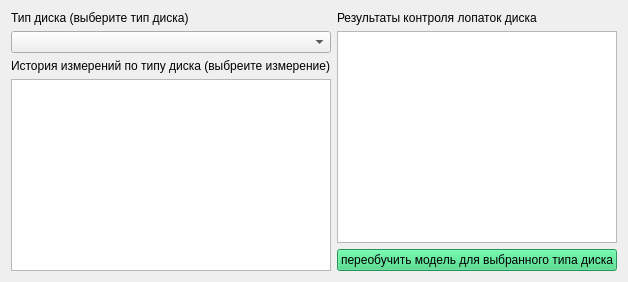
      <widget class="QWidget" name="model_training">
       <attribute name="title">
        <string>Обучение ИИ</string>
       </attribute>
       <layout class="QVBoxLayout" name="verticalLayout_9">
        <item>
         <layout class="QHBoxLayout" name="horizontalLayout_4">
          <item>
           <layout class="QVBoxLayout" name="verticalLayout_8">
            <item>
             <layout class="QVBoxLayout" name="verticalLayout_7">
              <item>
               <widget class="QLabel" name="mt_label_disk_type">
                <property name="text">
                 <string>Тип диска (выберите тип диска)</string>
                </property>
               </widget>
              </item>
              <item>
               <widget class="QComboBox" name="mt_disk_type"/>
              </item>
             </layout>
            </item>
            <item>
             <layout class="QVBoxLayout" name="verticalLayout_6">
              <item>
               <widget class="QLabel" name="mt_label_measurements">
                <property name="text">
                 <string>История измерений по типу диска (выбреите измерение)</string>
                </property>
               </widget>
              </item>
              <item>
               <widget class="QListWidget" name="mt_measurements"/>
              </item>
             </layout>
            </item>
           </layout>
          </item>
          <item>
           <layout class="QVBoxLayout" name="verticalLayout_5">
            <item>
             <widget class="QLabel" name="mt_label_blade_results_2">
              <property name="text">
               <string>Результаты контроля лопаток диска</string>
              </property>
             </widget>
            </item>
            <item>
             <widget class="QTableWidget" name="mt_blade_results">
              <property name="frameShadow">
               <enum>QFrame::Raised</enum>
              </property>
              <property name="sizeAdjustPolicy">
               <enum>QAbstractScrollArea::AdjustToContentsOnFirstShow</enum>
              </property>
              <property name="sortingEnabled">
               <bool>true</bool>
              </property>
              <attribute name="horizontalHeaderVisible">
               <bool>false</bool>
              </attribute>
              <attribute name="horizontalHeaderCascadingSectionResizes">
               <bool>true</bool>
              </attribute>
              <attribute name="horizontalHeaderHighlightSections">
               <bool>true</bool>
              </attribute>
              <attribute name="horizontalHeaderShowSortIndicator" stdset="0">
               <bool>true</bool>
              </attribute>
              <attribute name="horizontalHeaderStretchLastSection">
               <bool>true</bool>
              </attribute>
              <attribute name="verticalHeaderVisible">
               <bool>false</bool>
              </attribute>
              <attribute name="verticalHeaderCascadingSectionResizes">
               <bool>false</bool>
              </attribute>
              <attribute name="verticalHeaderHighlightSections">
               <bool>false</bool>
              </attribute>
              <attribute name="verticalHeaderShowSortIndicator" stdset="0">
               <bool>false</bool>
              </attribute>
              <attribute name="verticalHeaderStretchLastSection">
               <bool>false</bool>
              </attribute>
             </widget>
            </item>
            <item>
             <widget class="QPushButton" name="mt_save">
              <property name="palette">
               <palette>
                <active>
                 <colorrole role="WindowText">
                  <brush brushstyle="SolidPattern">
                   <color alpha="255">
                    <red>0</red>
                    <green>0</green>
                    <blue>0</blue>
                   </color>
                  </brush>
                 </colorrole>
                 <colorrole role="Button">
                  <brush brushstyle="SolidPattern">
                   <color alpha="255">
                    <red>51</red>
                    <green>209</green>
                    <blue>122</blue>
                   </color>
                  </brush>
                 </colorrole>
                 <colorrole role="Light">
                  <brush brushstyle="SolidPattern">
                   <color alpha="255">
                    <red>121</red>
                    <green>255</green>
                    <blue>181</blue>
                   </color>
                  </brush>
                 </colorrole>
                 <colorrole role="Midlight">
                  <brush brushstyle="SolidPattern">
                   <color alpha="255">
                    <red>86</red>
                    <green>232</green>
                    <blue>151</blue>
                   </color>
                  </brush>
                 </colorrole>
                 <colorrole role="Dark">
                  <brush brushstyle="SolidPattern">
                   <color alpha="255">
                    <red>25</red>
                    <green>104</green>
                    <blue>61</blue>
                   </color>
                  </brush>
                 </colorrole>
                 <colorrole role="Mid">
                  <brush brushstyle="SolidPattern">
                   <color alpha="255">
                    <red>34</red>
                    <green>139</green>
                    <blue>81</blue>
                   </color>
                  </brush>
                 </colorrole>
                 <colorrole role="Text">
                  <brush brushstyle="SolidPattern">
                   <color alpha="255">
                    <red>0</red>
                    <green>0</green>
                    <blue>0</blue>
                   </color>
                  </brush>
                 </colorrole>
                 <colorrole role="BrightText">
                  <brush brushstyle="SolidPattern">
                   <color alpha="255">
                    <red>255</red>
                    <green>255</green>
                    <blue>255</blue>
                   </color>
                  </brush>
                 </colorrole>
                 <colorrole role="ButtonText">
                  <brush brushstyle="SolidPattern">
                   <color alpha="255">
                    <red>0</red>
                    <green>0</green>
                    <blue>0</blue>
                   </color>
                  </brush>
                 </colorrole>
                 <colorrole role="Base">
                  <brush brushstyle="SolidPattern">
                   <color alpha="255">
                    <red>255</red>
                    <green>255</green>
                    <blue>255</blue>
                   </color>
                  </brush>
                 </colorrole>
                 <colorrole role="Window">
                  <brush brushstyle="SolidPattern">
                   <color alpha="255">
                    <red>51</red>
                    <green>209</green>
                    <blue>122</blue>
                   </color>
                  </brush>
                 </colorrole>
                 <colorrole role="Shadow">
                  <brush brushstyle="SolidPattern">
                   <color alpha="255">
                    <red>0</red>
                    <green>0</green>
                    <blue>0</blue>
                   </color>
                  </brush>
                 </colorrole>
                 <colorrole role="AlternateBase">
                  <brush brushstyle="SolidPattern">
                   <color alpha="255">
                    <red>153</red>
                    <green>232</green>
                    <blue>188</blue>
                   </color>
                  </brush>
                 </colorrole>
                 <colorrole role="ToolTipBase">
                  <brush brushstyle="SolidPattern">
                   <color alpha="255">
                    <red>255</red>
                    <green>255</green>
                    <blue>220</blue>
                   </color>
                  </brush>
                 </colorrole>
                 <colorrole role="ToolTipText">
                  <brush brushstyle="SolidPattern">
                   <color alpha="255">
                    <red>0</red>
                    <green>0</green>
                    <blue>0</blue>
                   </color>
                  </brush>
                 </colorrole>
                 <colorrole role="PlaceholderText">
                  <brush brushstyle="SolidPattern">
                   <color alpha="128">
                    <red>0</red>
                    <green>0</green>
                    <blue>0</blue>
                   </color>
                  </brush>
                 </colorrole>
                </active>
                <inactive>
                 <colorrole role="WindowText">
                  <brush brushstyle="SolidPattern">
                   <color alpha="255">
                    <red>0</red>
                    <green>0</green>
                    <blue>0</blue>
                   </color>
                  </brush>
                 </colorrole>
                 <colorrole role="Button">
                  <brush brushstyle="SolidPattern">
                   <color alpha="255">
                    <red>51</red>
                    <green>209</green>
                    <blue>122</blue>
                   </color>
                  </brush>
                 </colorrole>
                 <colorrole role="Light">
                  <brush brushstyle="SolidPattern">
                   <color alpha="255">
                    <red>121</red>
                    <green>255</green>
                    <blue>181</blue>
                   </color>
                  </brush>
                 </colorrole>
                 <colorrole role="Midlight">
                  <brush brushstyle="SolidPattern">
                   <color alpha="255">
                    <red>86</red>
                    <green>232</green>
                    <blue>151</blue>
                   </color>
                  </brush>
                 </colorrole>
                 <colorrole role="Dark">
                  <brush brushstyle="SolidPattern">
                   <color alpha="255">
                    <red>25</red>
                    <green>104</green>
                    <blue>61</blue>
                   </color>
                  </brush>
                 </colorrole>
                 <colorrole role="Mid">
                  <brush brushstyle="SolidPattern">
                   <color alpha="255">
                    <red>34</red>
                    <green>139</green>
                    <blue>81</blue>
                   </color>
                  </brush>
                 </colorrole>
                 <colorrole role="Text">
                  <brush brushstyle="SolidPattern">
                   <color alpha="255">
                    <red>0</red>
                    <green>0</green>
                    <blue>0</blue>
                   </color>
                  </brush>
                 </colorrole>
                 <colorrole role="BrightText">
                  <brush brushstyle="SolidPattern">
                   <color alpha="255">
                    <red>255</red>
                    <green>255</green>
                    <blue>255</blue>
                   </color>
                  </brush>
                 </colorrole>
                 <colorrole role="ButtonText">
                  <brush brushstyle="SolidPattern">
                   <color alpha="255">
                    <red>0</red>
                    <green>0</green>
                    <blue>0</blue>
                   </color>
                  </brush>
                 </colorrole>
                 <colorrole role="Base">
                  <brush brushstyle="SolidPattern">
                   <color alpha="255">
                    <red>255</red>
                    <green>255</green>
                    <blue>255</blue>
                   </color>
                  </brush>
                 </colorrole>
                 <colorrole role="Window">
                  <brush brushstyle="SolidPattern">
                   <color alpha="255">
                    <red>51</red>
                    <green>209</green>
                    <blue>122</blue>
                   </color>
                  </brush>
                 </colorrole>
                 <colorrole role="Shadow">
                  <brush brushstyle="SolidPattern">
                   <color alpha="255">
                    <red>0</red>
                    <green>0</green>
                    <blue>0</blue>
                   </color>
                  </brush>
                 </colorrole>
                 <colorrole role="AlternateBase">
                  <brush brushstyle="SolidPattern">
                   <color alpha="255">
                    <red>153</red>
                    <green>232</green>
                    <blue>188</blue>
                   </color>
                  </brush>
                 </colorrole>
                 <colorrole role="ToolTipBase">
                  <brush brushstyle="SolidPattern">
                   <color alpha="255">
                    <red>255</red>
                    <green>255</green>
                    <blue>220</blue>
                   </color>
                  </brush>
                 </colorrole>
                 <colorrole role="ToolTipText">
                  <brush brushstyle="SolidPattern">
                   <color alpha="255">
                    <red>0</red>
                    <green>0</green>
                    <blue>0</blue>
                   </color>
                  </brush>
                 </colorrole>
                 <colorrole role="PlaceholderText">
                  <brush brushstyle="SolidPattern">
                   <color alpha="128">
                    <red>0</red>
                    <green>0</green>
                    <blue>0</blue>
                   </color>
                  </brush>
                 </colorrole>
                </inactive>
                <disabled>
                 <colorrole role="WindowText">
                  <brush brushstyle="SolidPattern">
                   <color alpha="255">
                    <red>25</red>
                    <green>104</green>
                    <blue>61</blue>
                   </color>
                  </brush>
                 </colorrole>
                 <colorrole role="Button">
                  <brush brushstyle="SolidPattern">
                   <color alpha="255">
                    <red>51</red>
                    <green>209</green>
                    <blue>122</blue>
                   </color>
                  </brush>
                 </colorrole>
                 <colorrole role="Light">
                  <brush brushstyle="SolidPattern">
                   <color alpha="255">
                    <red>121</red>
                    <green>255</green>
                    <blue>181</blue>
                   </color>
                  </brush>
                 </colorrole>
                 <colorrole role="Midlight">
                  <brush brushstyle="SolidPattern">
                   <color alpha="255">
                    <red>86</red>
                    <green>232</green>
                    <blue>151</blue>
                   </color>
                  </brush>
                 </colorrole>
                 <colorrole role="Dark">
                  <brush brushstyle="SolidPattern">
                   <color alpha="255">
                    <red>25</red>
                    <green>104</green>
                    <blue>61</blue>
                   </color>
                  </brush>
                 </colorrole>
                 <colorrole role="Mid">
                  <brush brushstyle="SolidPattern">
                   <color alpha="255">
                    <red>34</red>
                    <green>139</green>
                    <blue>81</blue>
                   </color>
                  </brush>
                 </colorrole>
                 <colorrole role="Text">
                  <brush brushstyle="SolidPattern">
                   <color alpha="255">
                    <red>25</red>
                    <green>104</green>
                    <blue>61</blue>
                   </color>
                  </brush>
                 </colorrole>
                 <colorrole role="BrightText">
                  <brush brushstyle="SolidPattern">
                   <color alpha="255">
                    <red>255</red>
                    <green>255</green>
                    <blue>255</blue>
                   </color>
                  </brush>
                 </colorrole>
                 <colorrole role="ButtonText">
                  <brush brushstyle="SolidPattern">
                   <color alpha="255">
                    <red>25</red>
                    <green>104</green>
                    <blue>61</blue>
                   </color>
                  </brush>
                 </colorrole>
                 <colorrole role="Base">
                  <brush brushstyle="SolidPattern">
                   <color alpha="255">
                    <red>51</red>
                    <green>209</green>
                    <blue>122</blue>
                   </color>
                  </brush>
                 </colorrole>
                 <colorrole role="Window">
                  <brush brushstyle="SolidPattern">
                   <color alpha="255">
                    <red>51</red>
                    <green>209</green>
                    <blue>122</blue>
                   </color>
                  </brush>
                 </colorrole>
                 <colorrole role="Shadow">
                  <brush brushstyle="SolidPattern">
                   <color alpha="255">
                    <red>0</red>
                    <green>0</green>
                    <blue>0</blue>
                   </color>
                  </brush>
                 </colorrole>
                 <colorrole role="AlternateBase">
                  <brush brushstyle="SolidPattern">
                   <color alpha="255">
                    <red>51</red>
                    <green>209</green>
                    <blue>122</blue>
                   </color>
                  </brush>
                 </colorrole>
                 <colorrole role="ToolTipBase">
                  <brush brushstyle="SolidPattern">
                   <color alpha="255">
                    <red>255</red>
                    <green>255</green>
                    <blue>220</blue>
                   </color>
                  </brush>
                 </colorrole>
                 <colorrole role="ToolTipText">
                  <brush brushstyle="SolidPattern">
                   <color alpha="255">
                    <red>0</red>
                    <green>0</green>
                    <blue>0</blue>
                   </color>
                  </brush>
                 </colorrole>
                 <colorrole role="PlaceholderText">
                  <brush brushstyle="SolidPattern">
                   <color alpha="128">
                    <red>0</red>
                    <green>0</green>
                    <blue>0</blue>
                   </color>
                  </brush>
                 </colorrole>
                </disabled>
               </palette>
              </property>
              <property name="text">
               <string>переобучить модель для выбранного типа диска</string>
              </property>
             </widget>
            </item>
           </layout>
          </item>
         </layout>
        </item>
       </layout>
      </widget>
